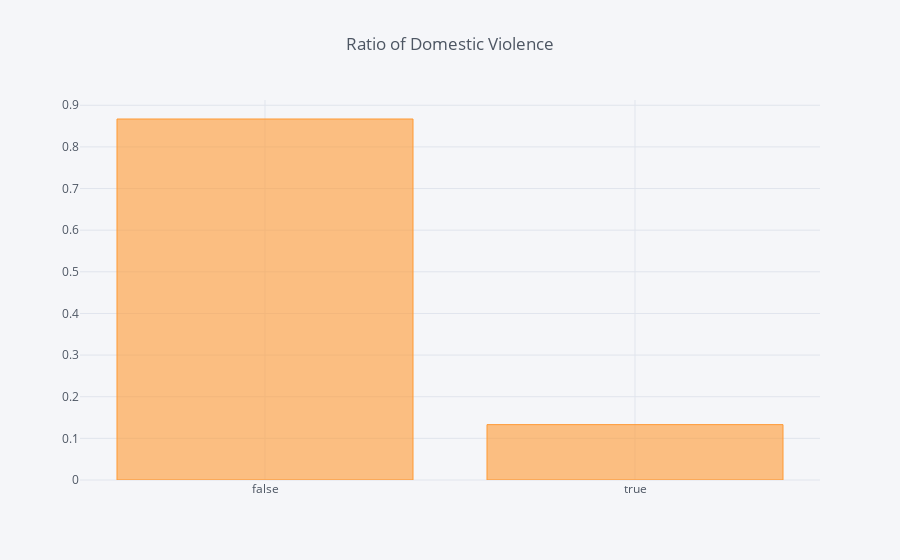

Here is the notebook cell this chart was saved with:
### Code cell
domestic = pd.DataFrame(df.Domestic.value_counts()/df.shape[0])
domestic.iplot(kind='bar', title='Ratio of Domestic Violence per Reported Crime')

### Figure 1 — Plotly figure (JSON) as saved in the notebook; plotly's stock layout.template omitted (floating-point values rounded to 4 significant figures)
{"data": [{"marker": {"color": "rgba(255, 153, 51, 0.6)", "line": {"color": "rgba(255, 153, 51, 1.0)", "width": 1}}, "name": "Domestic", "orientation": "v", "text": "", "type": "bar", "uid": "4f5d77c6-0393-4881-bdf2-09a6a5ab51eb", "x": [false, true], "y": [0.867, 0.133]}], "layout": {"legend": {"bgcolor": "#F5F6F9", "font": {"color": "#4D5663"}}, "paper_bgcolor": "#F5F6F9", "plot_bgcolor": "#F5F6F9", "title": {"font": {"color": "#4D5663"}, "text": "Ratio of Domestic Violence"}, "xaxis": {"gridcolor": "#E1E5ED", "showgrid": true, "tickfont": {"color": "#4D5663"}, "title": {"font": {"color": "#4D5663"}, "text": ""}, "zerolinecolor": "#E1E5ED"}, "yaxis": {"gridcolor": "#E1E5ED", "showgrid": true, "tickfont": {"color": "#4D5663"}, "title": {"font": {"color": "#4D5663"}, "text": ""}, "zerolinecolor": "#E1E5ED"}}}
